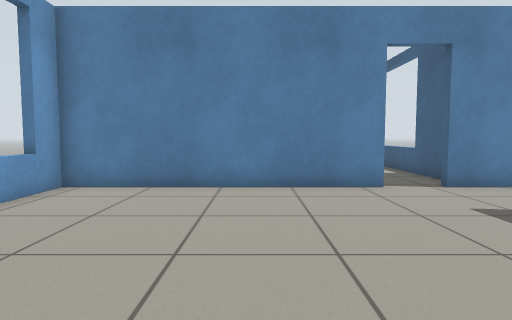
[1] (above)

15 first-person views from a walk through a robot-simulator world made for Gazebo. The camera is 0.72 m above the floor, tilts 4° down and sees 75° across. The floor is counted in squares, 0.5 m on a side. Each view is taken from the middle of a square. On the plan, view 1 faces up. The plan holds only what a view shows up to about 15 squares ahead; the rest is blank.

[2]
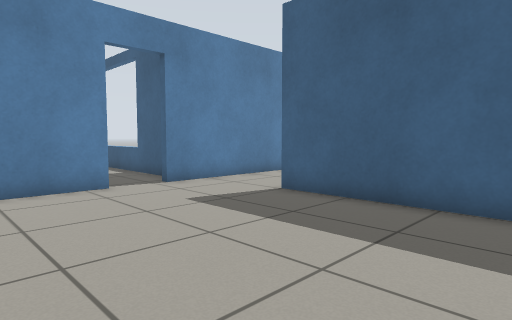

[3]
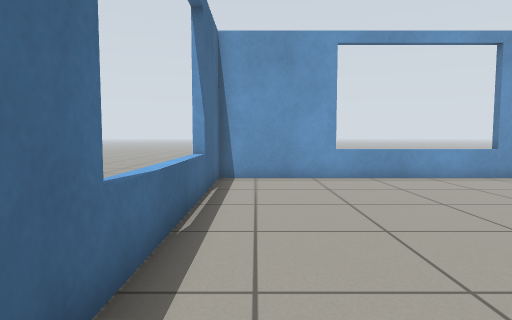

[4]
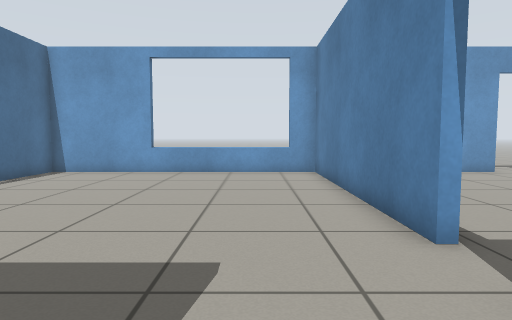

[5]
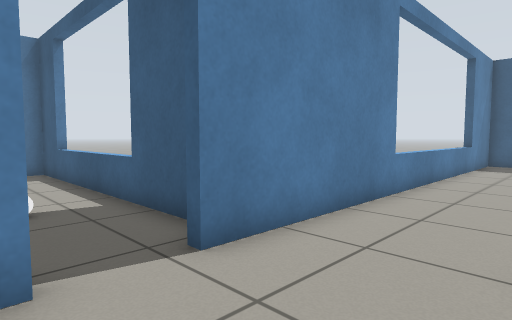

[6]
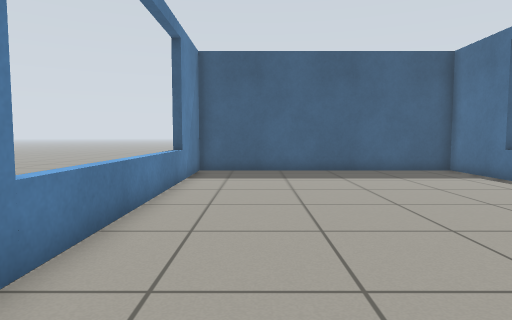

[7]
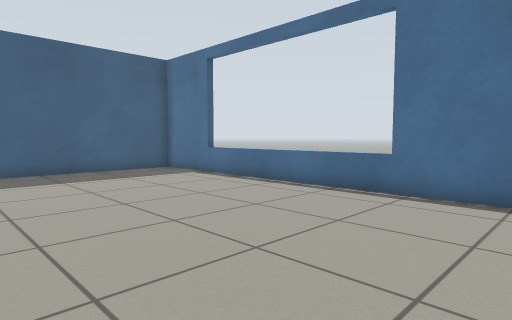

[8]
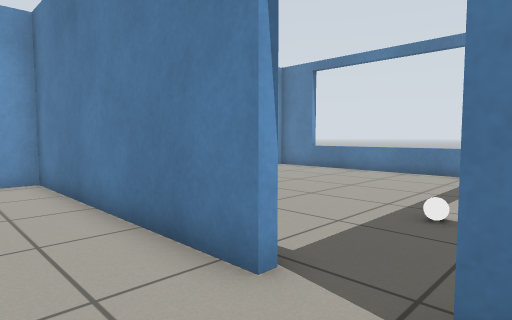

[9]
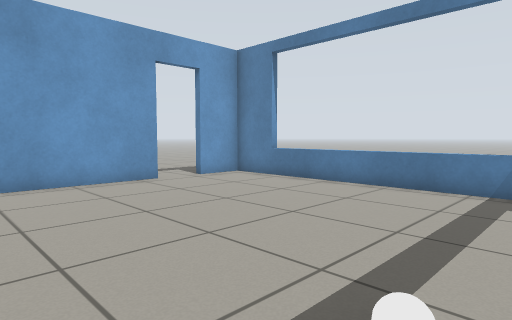

[10]
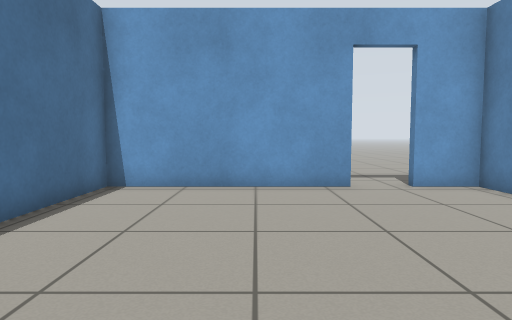

[11]
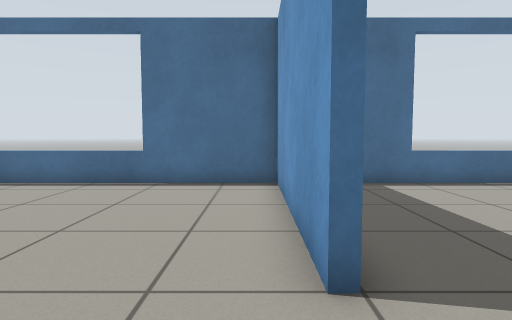

[12]
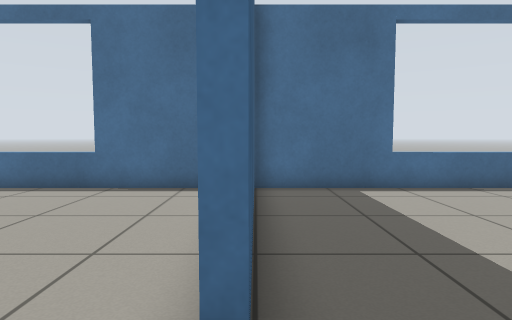

[13]
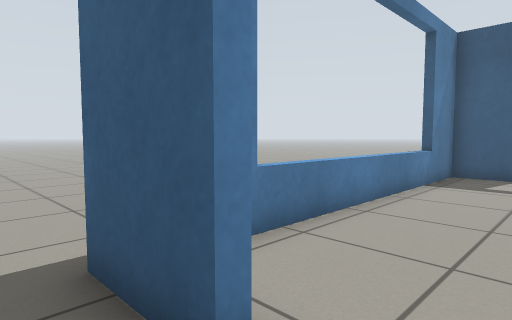

[14]
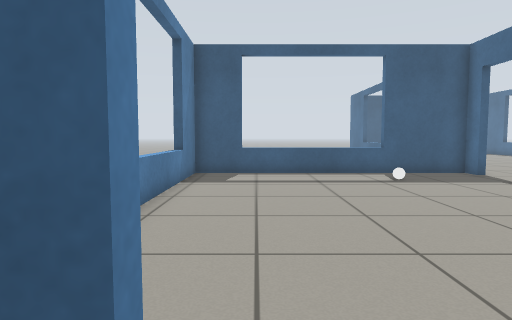

[15]
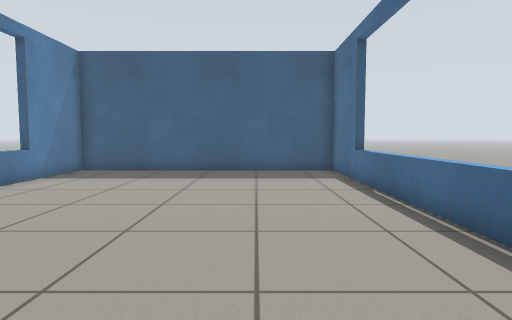

### Floor plan
Points are (right, up) in squares from view 1. A wall is a line through its corners. A room is listed if a view was taken in it or the views show most of it. See-through windows are left out.
Room 1 (views 1, 2, 3, 5, 8, 12)
walls: (3.8, 9.4) (-5.5, 9.4) (-5.5, -1.3) (7.1, -1.3); (7.4, 9.4) (5.4, 9.4); (7, -0.3) (7, 6.1)
ways out: opening at (7, 8) to room 2; open door at (4.5, 9.5) to room 3
Room 2 (views 4, 6, 7, 11, 15)
walls: (7.3, 6.1) (7.3, -1.3) (22.2, -1.3) (22.2, 9.4) (7.4, 9.4)
ways out: opening at (7, 8) to room 1
Room 3 (views 9, 10)
walls: (-5.5, 16.8) (-5.5, 9.7) (-1.5, 9.7); (5.4, 9.7) (6.2, 9.7) (6.2, 20.4) (-5.5, 20.4) (-5.5, 18.5)
ways out: open door at (4.5, 9.5) to room 1; open door at (-6, 17.5) to room 4
objects: white ball (4, 13)
Room 4 (views 13, 14)
walls: (-5.8, 18.5) (-5.8, 20.8)
ways out: open door at (-6, 17.5) to room 3

Positions as (right, up) in squares from view 1, and headings:
1: (0, 0), facing up
2: (0, 0), facing up-right
3: (6, 0), facing left
4: (8, 7), facing left
5: (3, 6), facing up-right
6: (8, 7), facing right
7: (8, 7), facing down-right
8: (6, 7), facing up-left
9: (5, 11), facing up-left
10: (4, 14), facing left
11: (8, 9), facing down
12: (7, 8), facing down
13: (-7, 17), facing up-right
14: (-7, 18), facing right
15: (8, 2), facing right
